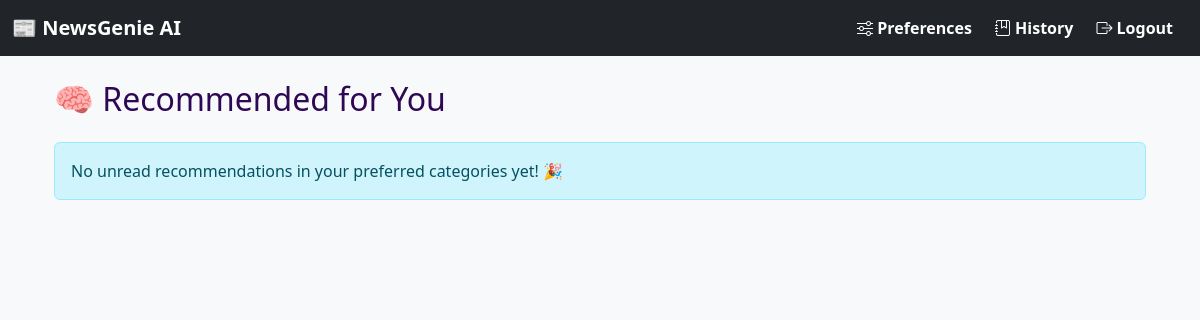
Page /recommendations/ (signed in) on the earlier database version.
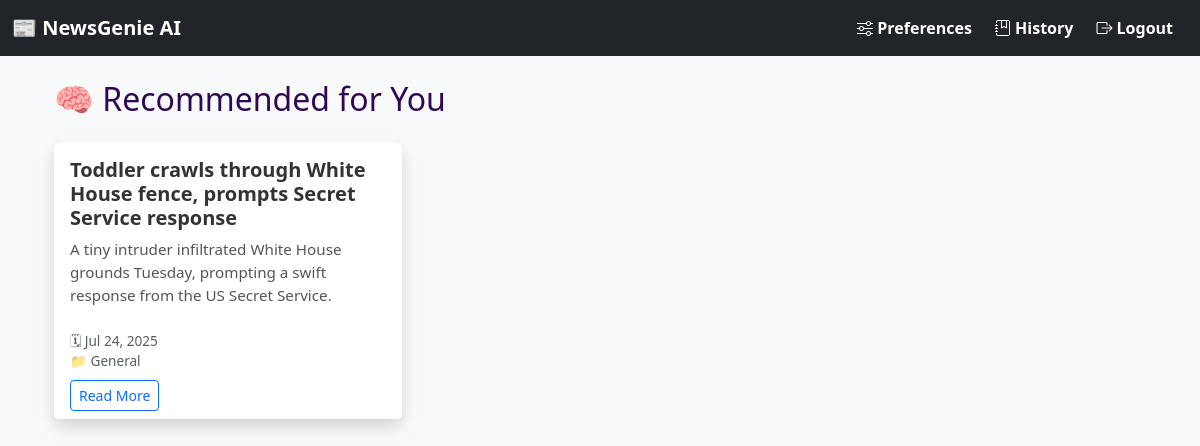
Same page on the later database version.
### news/models.py (models this page shows, shortened)
class Article(models.Model):
    title = models.CharField(max_length=200)
    content = models.TextField()
    summary = models.TextField(blank=True, null=True)
    source_url = models.URLField()
    category = models.ForeignKey(Category, on_delete=models.CASCADE)
    published_date = models.DateTimeField(default=timezone.now)
    created_at = models.DateTimeField(auto_now_add=True)
    audio_file = models.FileField(upload_to='news_audio/', blank=True, null=True)
    link = models.URLField(max_length=500, unique=True, null=True, blank=True)
    source = models.CharField(max_length=100, default='Unknown')
    approved = models.BooleanField(default=False)
    class Meta:
        ordering = ['-published_date']

class Category(models.Model):
    name = models.CharField(max_length=100)
    description = models.TextField(blank=True)
    class Meta:
        verbose_name_plural = "Categories"

### news/views.py (the view)
# urls.py: path('recommendations/', views.recommendations, name='recommendations'),
@login_required
def recommendations(request):
    read_ids = ReadingHistory.objects.filter(user=request.user).values_list('article_id', flat=True)
    try:
        preferences = request.user.userpreference.categories.all()
        articles = Article.objects.filter(category__in=preferences, approved=True).exclude(id__in=read_ids)
    except UserPreference.DoesNotExist:
        articles = Article.objects.none()
    return render(request, 'news/recommendations.html', {'articles': articles})

### templates/news/recommendations.html (shortened to what this page needs)
{% extends 'base.html' %}
{% block content %}
<div class="container mt-4">
    <h2 class="mb-4">🧠 Recommended for You</h2>
    {% if articles %}
    <div class="row row-cols-1 row-cols-md-3 g-4">
        {% for article in articles %}
        <div class="col">
            <div class="card h-100 shadow rounded-3 border-0">
                <div class="card-body">
                    <h5 class="card-title">{{ article.title }}</h5>
                    <p class="card-text">{{ article.summary|truncatewords:25 }}</p>
                </div>
                <div class="card-footer bg-white border-top-0 text-muted small">
                    <span>🗓 {{ article.created_at|date:"M d, Y" }}</span><br>
                    <span>📁 {{ article.category.name }}</span><br>
                    <a href="{% url 'article_detail' article.pk %}" class="btn btn-sm btn-outline-primary mt-2">Read More</a>
                </div>
            </div>
        </div>
        {% endfor %}
    </div>
    {% else %}
    <div class="alert alert-info mt-3">
        No unread recommendations in your preferred categories yet! 🎉
    </div>
    {% endif %}
</div>
{% endblock %}

Differences in the rows shown:
added Article: title "Toddler crawls through White House fence, prompts Secret Service response", summary "A tiny intruder infiltrated White House grounds Tuesday, prompting a swift response from the US Secret Service.", created_at "Jul 24, 2025", category.name "General"
Other differences:
text no longer shown: "No unread recommendations in your preferred categories yet! 🎉"
